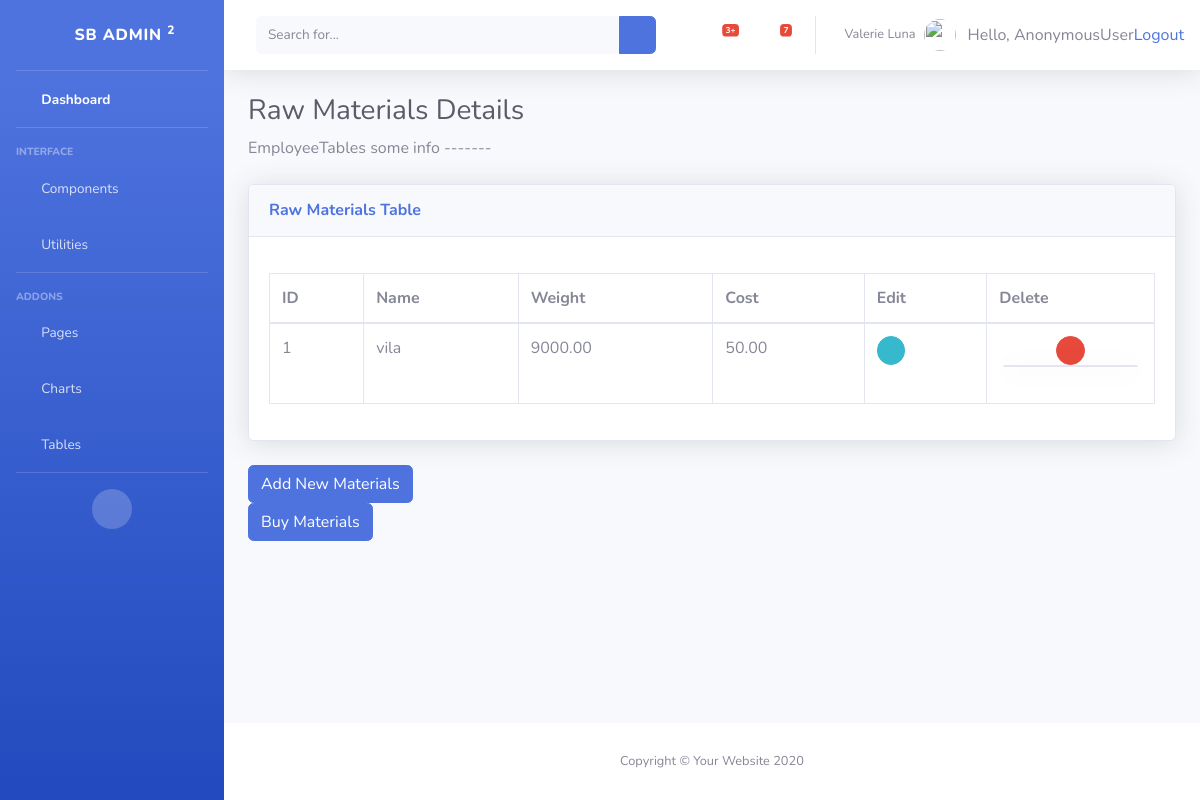
/materials/, run on the app's committed database.
### inventory/models.py (models this page shows, shortened)
class raw_materials(models.Model): # commpany Stock
	name 	 = models.CharField("Material Name", max_length=30, default="None")
	cost 	 = models.DecimalField(max_digits=10, decimal_places=2, verbose_name="Cost of the material")
	weight 	 = models.DecimalField(max_digits=10, decimal_places=2, verbose_name="Currently Available")
	make     = models.DecimalField(max_digits=4, decimal_places=2, verbose_name="Product Make percentage")

### inventory/views.py (the view)
# urls.py: path('materials/',views.materials,name='materials'),
def materials(request):
	mat = raw_materials.objects.all()
	return render(request, 'inventory/materials.html', { 'mat': mat })

### inventory/templates/inventory/materials.html (shortened to what this page needs)
{% extends 'inventory/base.html' %}
{% load static %}
{% block body %}
<h1 class="h3 mb-2 text-gray-800">Raw Materials Details </h1>
<p class="mb-4">EmployeeTables some info -------   </p>
<div class="card shadow mb-4">
  <div class="card-header py-3">
    <h6 class="m-0 font-weight-bold text-primary"> Raw Materials Table</h6>
  </div>
  <div class="card-body">
    <div class="table-responsive">
      <table class="table table-bordered" id="dataTable" width="100%" cellspacing="0">
        <thead>
          <tr>
            <th>ID</th>
            <th>Name</th>
            <th>Weight</th>
            <th>Cost</th>
            <th>Edit</th>
            <th>Delete</th>
          </tr>
        </thead>
        <tbody>
          <ul>
        	{% for m in mat %}
        	<tr>
              <td>{{ m.id }} </td>
        	    <td>{{ m.name }} </td>
        	    <td>{{ m.weight }} </td>
        	    <td>{{ m.cost }} </td>
              <td>
                  <a href="{% url 'inventory:material_edit' m.id %}" class="btn btn-info btn-circle btn-sm">
                    <i class="fas fa-info-circle"></i>
                  </a>
              </td>
              <td>
              <div class="nav-item dropdown no-arrow mx-1" align="center">
                  <a class="btn btn-danger btn-circle btn-sm" href="{% url 'inventory:delete_material' m.id %}"
                    id="alertsDropdown" role="button"
                    data-toggle="dropdown" aria-haspopup="true" aria-expanded="false">
                    <i class="fas fa-trash"></i>
                  </a>
                  <div class="card shadow mb-4">
                  </div>
              </div>
              </td>
        	</tr>
        	{% endfor %}
        	</ul>
        </tbody>
      </table>
    </div>
  </div>
</div>
<div class="button-group">
  <a href="{% url 'inventory:add_material' %}" class="btn btn-primary" role="button">
  Add New Materials </a>
</div>
<div class="button-group">
  <a href="{% url 'inventory:buy_material' %}" class="btn btn-primary" role="button">
  Buy Materials </a>
</div>
{% endblock %}

### data on the page
raw_materials: id "1", name "vila", weight "9000.00", cost "50.00"

### other printed values
{{ request.user }} "AnonymousUser"
